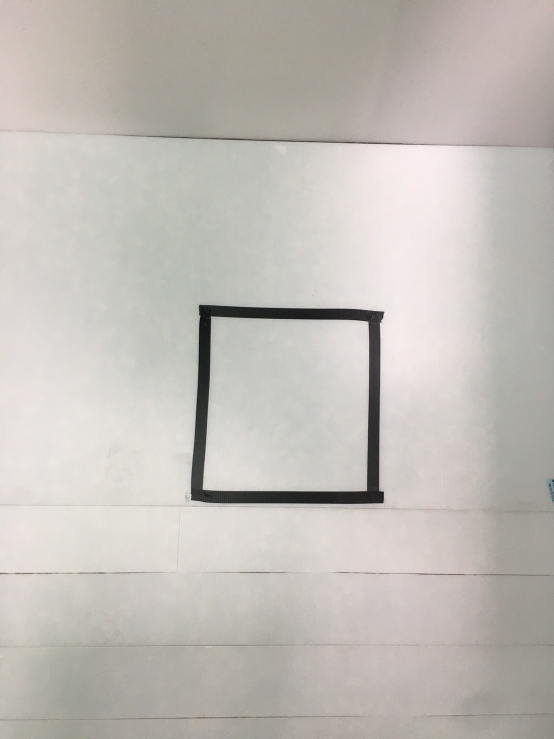
#> input picture Scripts/view_data/s2.jpg, 1108 x 1478 px, found by its file name (shown at 1/2 size)
$ python '地上標線分析.py'
#> lines starting #> are read from the running program, lines starting #| are printed output that depends on the picture; after the words box and inside, x2 and y2 are one past the last pixel; in counts of white or black regions, pixels touching at a corner belong together
import cv2
import numpy as np
import math
from PIL import Image

#image1 = cv2.imread('D:\\TDKsPicture\\targetline\\view3.jpg') #這個是隨身碟的
image1 = cv2.imread('C:\\Users\\user\\Desktop\\TDK_program\\Scripts\\view_data\\s2.jpg')
#> image1 is the input picture: shape (1478, 1108, 3); mean B, G, R 184.1, 189.4, 194.1
image1 = cv2.resize(image1, (640, 480), interpolation=cv2.INTER_CUBIC)
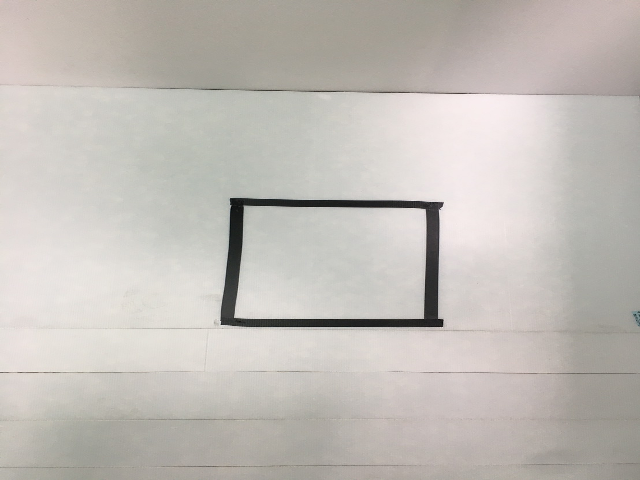
#> image1: shape (480, 640, 3); mean B, G, R 184.1, 189.4, 194.1
# [4 lines of commented-out code are left out]
x_range = [270, 337]
y_range = [202, 228]


def mask_area(image, distance):
#> called with distance = 400
    y_pixel = int(52.11 * math.log(distance) - 124.07)
    size = image.shape
#> size = (480, 640, 3)
    x_max = size[1]
#> x_max = 640
    sss = np.zeros([480, 640], dtype=np.uint8)
    sss[y_range[0]:y_range[1], x_range[0]:x_range[1]] = 255
    cv2.imshow('sss',sss)
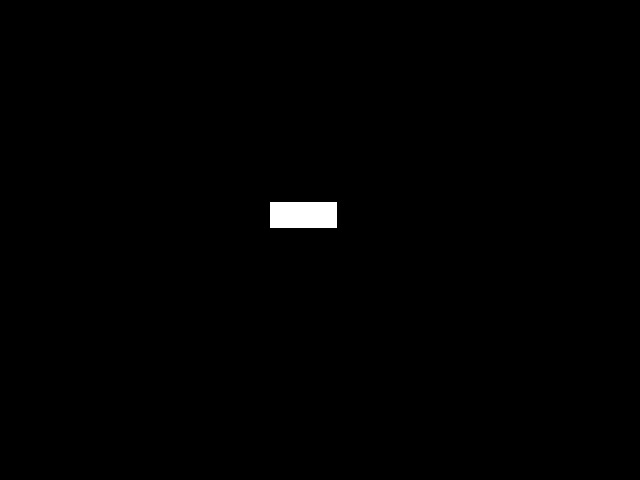
#> window 'sss': shape (480, 640); 0.57% white; 1 white region, box (x1, y1, x2, y2) and area: (270, 202, 337, 228) 1742

    kernel_size = 3

    gaus = cv2.GaussianBlur(image1, (7, 7), 0)
    hsv_img = cv2.cvtColor(gaus, cv2.COLOR_BGR2HSV)
#> hsv_img: shape (480, 640, 3); mean H, S, V 21.4, 13.8, 194.3
    black_low = np.array([0, 0, 0])
    black_high = np.array([180, 255, 46])
    b_low = np.array([0, 0, 46])
    b_high = np.array([180, 43, 76])
    # 顏色過濾
    ranged = cv2.inRange(hsv_img, black_low, black_high)
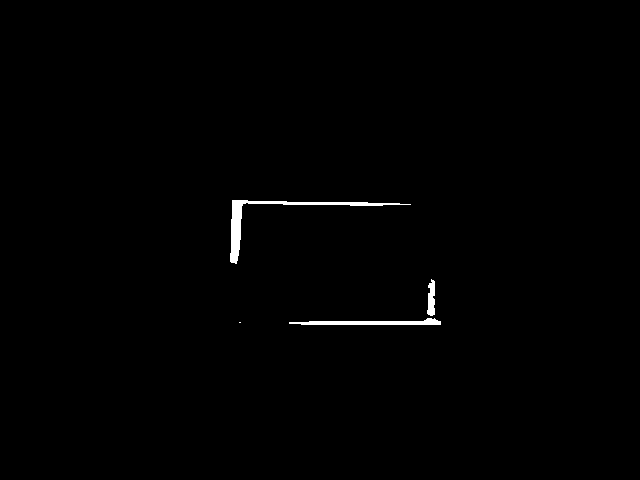
#> ranged: shape (480, 640); 0.63% white; 4 white regions (1 under 20 px), largest, box (x1, y1, x2, y2) and area: (230, 200, 411, 264) 1092, (289, 318, 441, 325) 606, (427, 279, 435, 316) 222
    ranged2 = cv2.inRange(hsv_img, b_low, b_high)
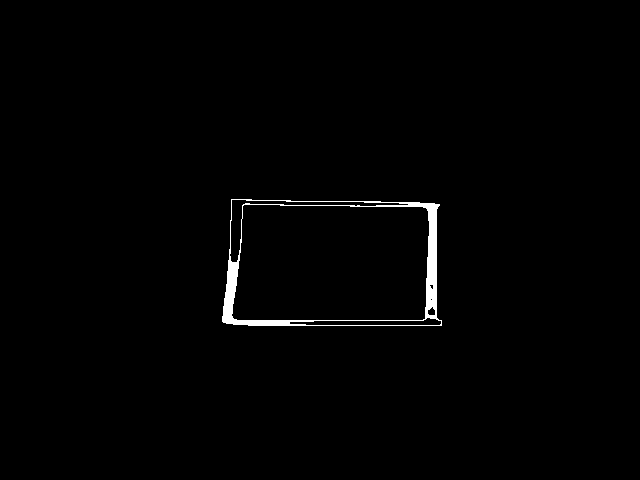
#> ranged2: shape (480, 640); 1% white; 1 white region, box (x1, y1, x2, y2) and area: (222, 199, 442, 326) 3086
    ranged = ranged + ranged2
    #cv2.imshow('ranged', ranged)
    # gray = cv2.cvtColor(ranged, cv2.COLOR_BGR2GRAY)
    # 定义结构元素
    kernel = cv2.getStructuringElement(cv2.MORPH_RECT, (7, 7))
    edges = cv2.Canny(ranged, 50, 150, apertureSize=3)
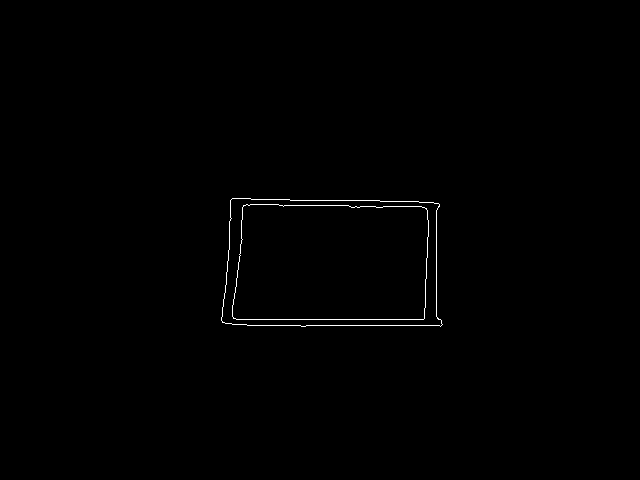
#> edges: shape (480, 640); 0.41% white in thin lines or dots, all inside (x1, y1, x2, y2) = (221, 198, 443, 327)

    # 膨胀图像
    # dilated = cv2.dilate(edges, kernel)
    # cv2.imshow("di",dilated)
    # 闭运算
    closed = cv2.morphologyEx(edges, cv2.MORPH_CLOSE, kernel)
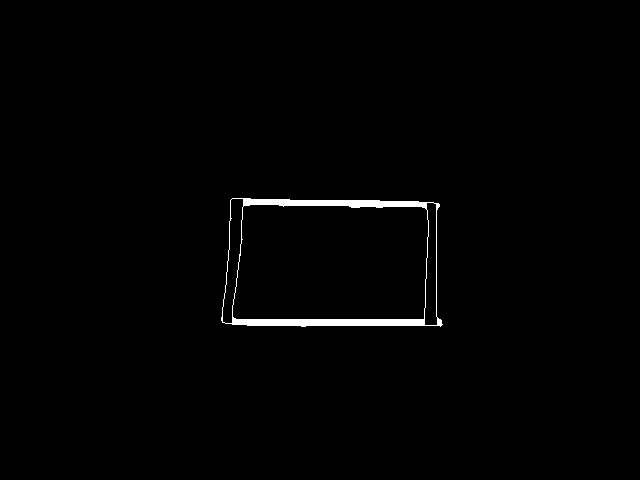
#> closed: shape (480, 640); 1% white; 1 white region
    #cv2.imshow("closed", closed)

    # image_blur = cv2.GaussianBlur(image, (kernel_size, kernel_size), 0)
    # hsv_img = cv2.cvtColor(image_blur, cv2.COLOR_BGR2HSV)

    minLineLength = 10
    maxLineGap = 2

    pit = ranged

    # mask = curr_mask
    image_masked = cv2.add(pit, np.zeros(np.shape(pit), dtype=np.uint8), mask=sss)
    lines = cv2.HoughLinesP(image_masked, 1, np.pi / 180, 100, minLineLength=minLineLength, maxLineGap=maxLineGap)
#> lines = None
    (cnts, _) = cv2.findContours(pit, cv2.RETR_EXTERNAL, cv2.CHAIN_APPROX_SIMPLE)
#> cnts = 1 contour; box (x1, y1, x2, y2) and area: (222, 199, 442, 326) 25858
    for c in cnts:
        # CV2.moments會傳回一系列的moments值，我們只要知道中點X, Y的取得方式是如下進行即可。

        M = cv2.moments(c)
        if(M["m00"]!=0):
            cX = int(M["m10"] / M["m00"])

            cY = int(M["m01"] / M["m00"])


        # 在中心點畫上黃色實心圓

        cv2.circle(pit, (cX, cY), 10, (1, 227, 254), -1)
#> this loop made 1 pass
#> (cX, cY) on pass 1: (331, 263)
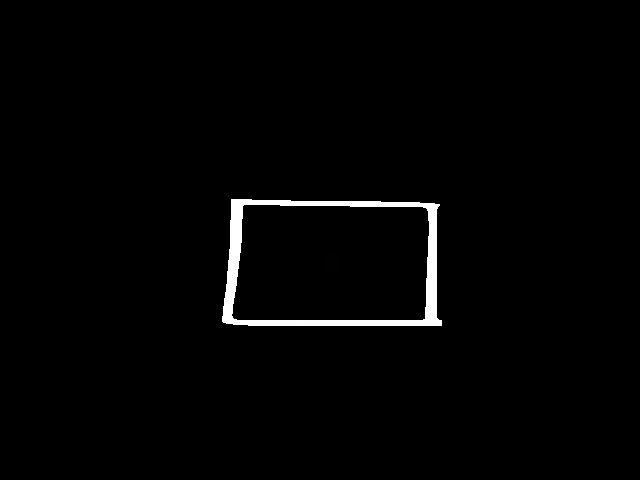
#> pit: shape (480, 640); min 0, max 255, mean 4
    # [7 lines of commented-out code are left out]

    image = Image.fromarray(cv2.cvtColor(image_masked, cv2.COLOR_BGR2RGB))
    #image.show()
    return image_masked


image1 = mask_area(image1, 400)
cv2.imshow('window', image1)
cv2.waitKey()
